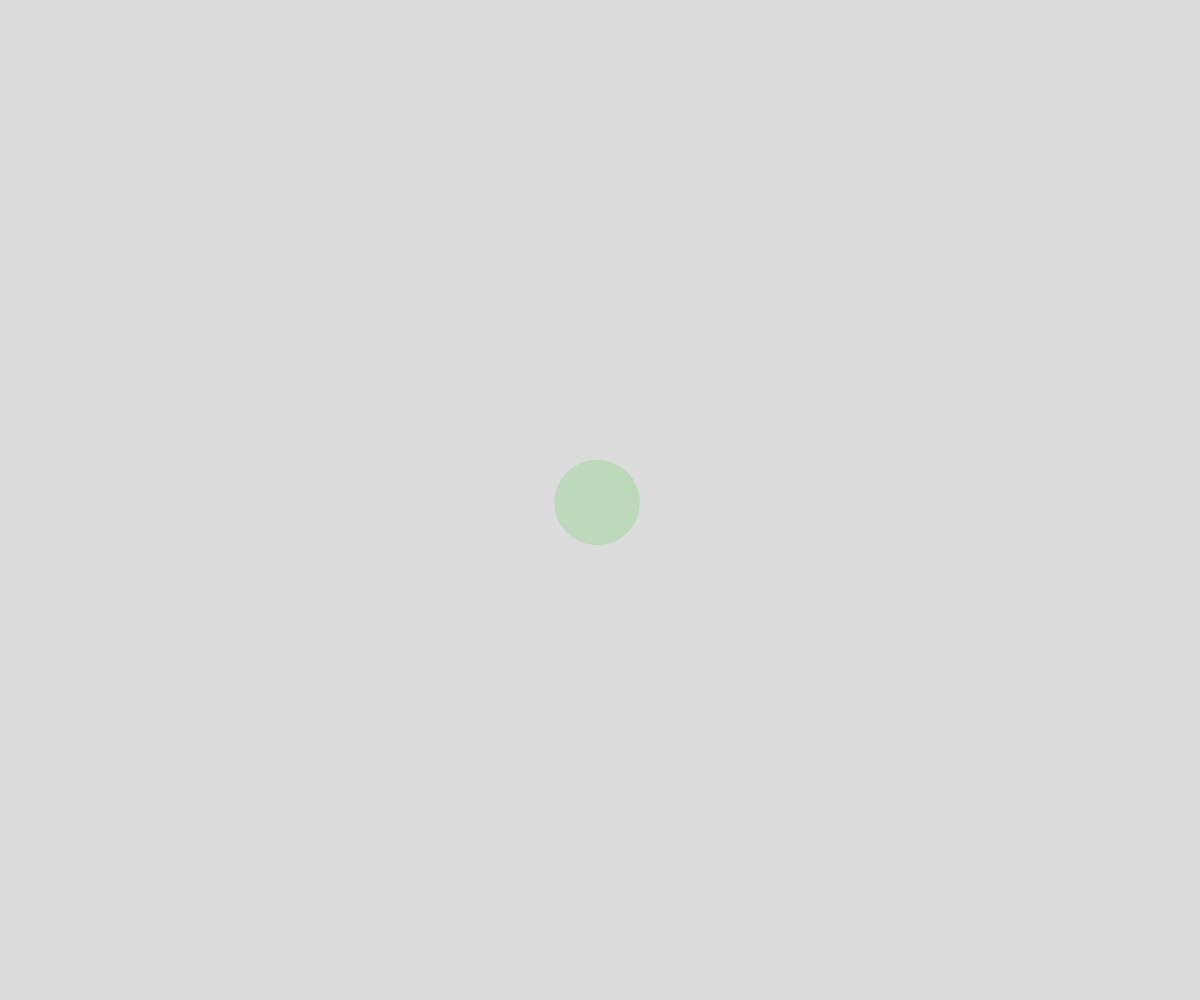
Frame 1 (no input)
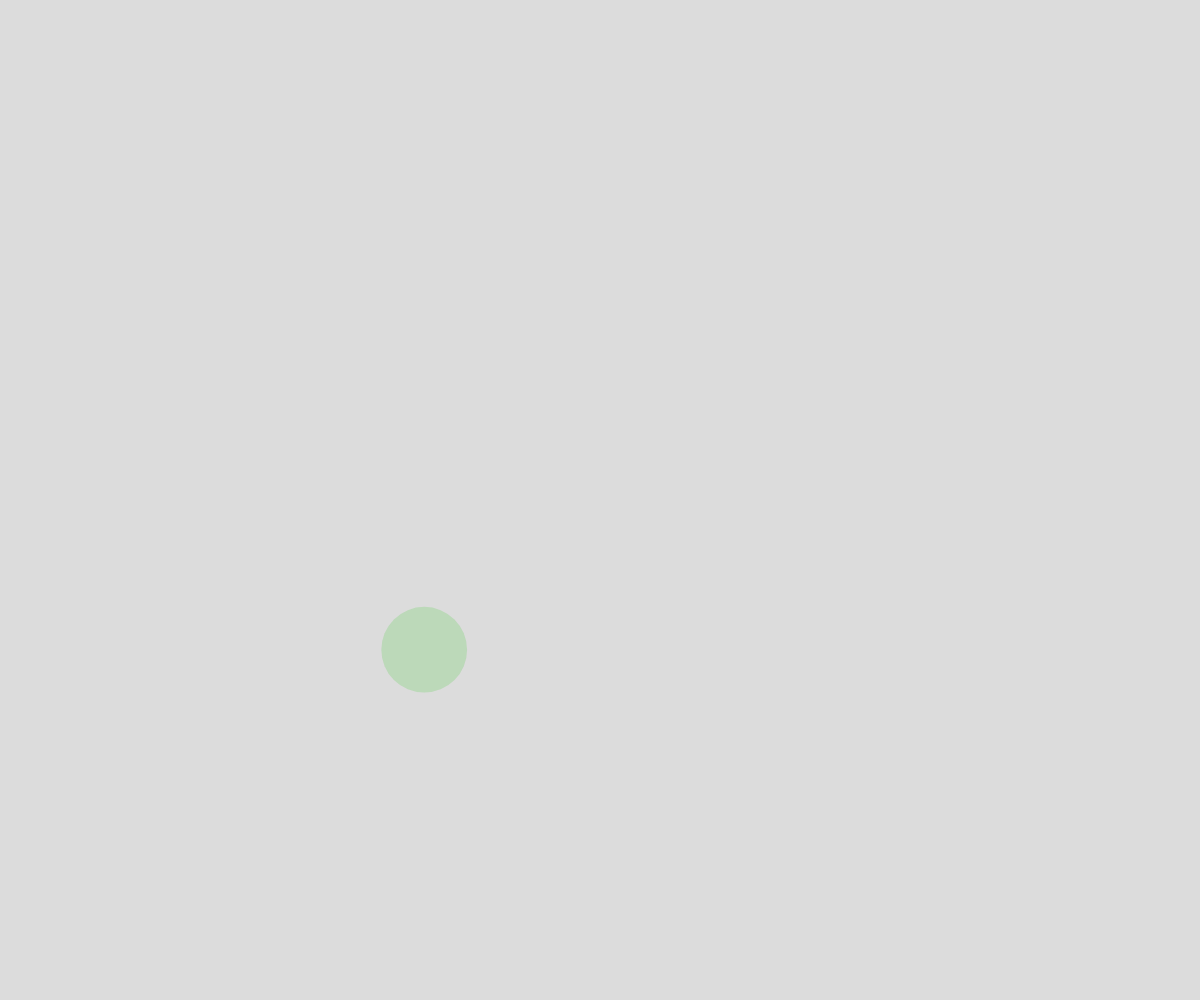
Frame 60 (no input)
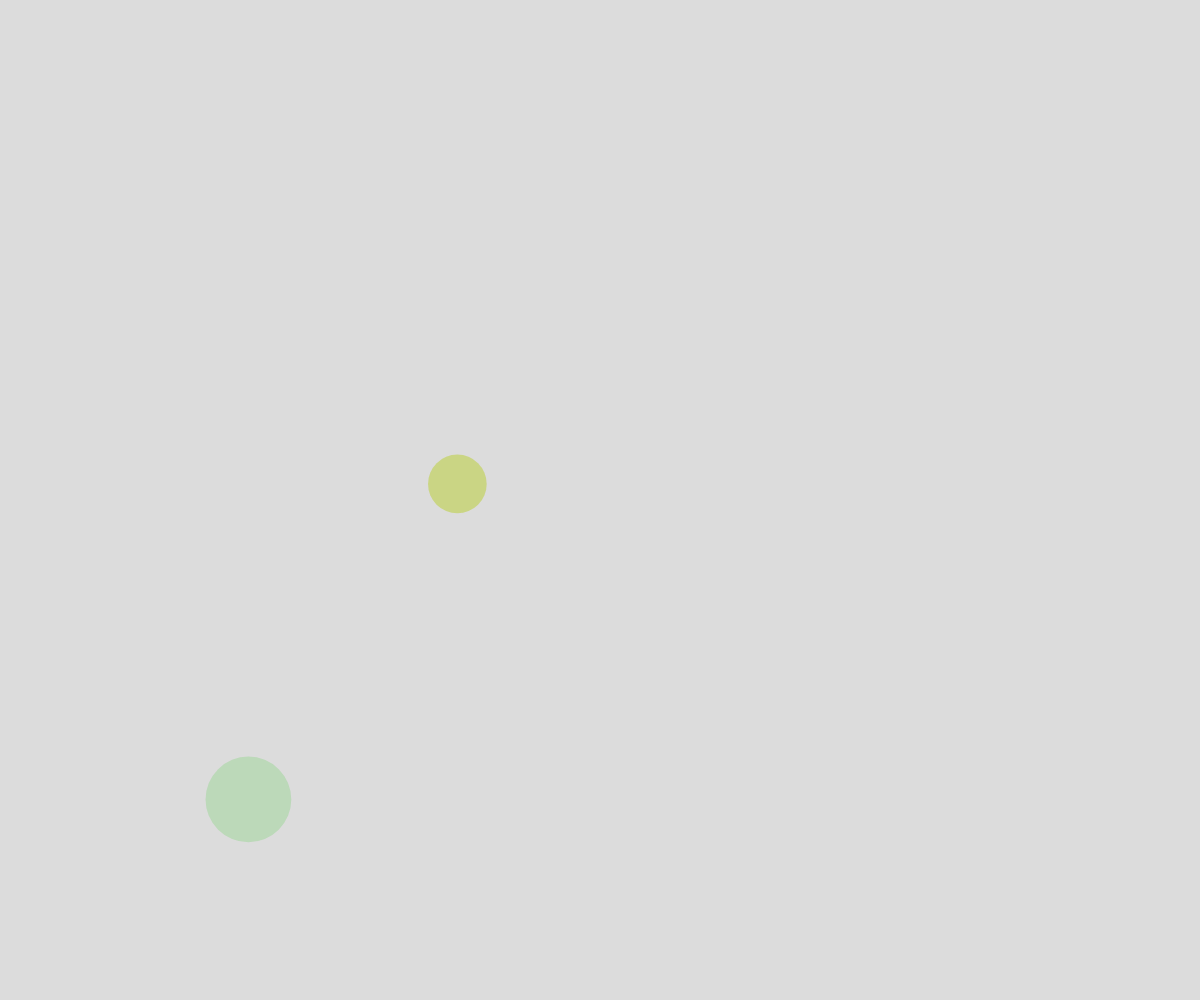
Frame 120 (the mouse pressed at the canvas centre since frame 60)

The p5.js sketch that drew these frames (run headless with seeded random() and noise() and a simulated clock; from frame 60 on, the mouse is pressed at the canvas centre):

// p5.js sketch
// ── sketch.js
let theCircles = [];

function setup() {
  createCanvas(windowWidth, windowHeight);

  theCircles.push(spawnBall(windowWidth / 2, windowHeight / 2));
}

function draw() {
  background(220);

  // move
  for (let i = 0; i < theCircles.length; i++) {
    theCircles[i].x += theCircles[i].dx;
    theCircles[i].y += theCircles[i].dy;

    // collision check
    for (let j = 0; j < theCircles.length; j++) {
      if(i !== j && checkCollision(theCircles[i], theCircles[j])) {
        let tempDx = theCircles[i].dx;
        let tempDy = theCircles[i].dy;

        theCircles[i].dx = theCircles[j].dx;
        theCircles[i].dy = theCircles[j].dy;
        theCircles[j].dx = tempDx;
        theCircles[j].dy = tempDy;
      }
    }

    // left-right edges
    if (theCircles[i].x > width - theCircles[i].radius || theCircles[i].x < 0 + theCircles[i].radius) {
      theCircles[i].dx *= -1;
    }

    // top-bottom edge
    if (theCircles[i].y > height - theCircles[i].radius || theCircles[i].y < 0 + theCircles[i].radius) {
      theCircles[i].dy *= -1;
    }
  }

  // display
  for (let thisCircle of theCircles) {
    fill(thisCircle.theColour);
    noStroke();
    circle(thisCircle.x, thisCircle.y, thisCircle.radius * 2);
  }
}

function checkCollision(ball1, ball2) {
  let distanceBetween = dist(ball1.x, ball1.y, ball2.x, ball2.y);
  let radiiSum = ball1.radius + ball2.radius;

  if (distanceBetween > radiiSum) {
    return false;
  }
  else {
    return true;
  }
}

function mousePressed() {
  theCircles.push(spawnBall(mouseX, mouseY));
}

function spawnBall(tempX, tempY) {
  let newBall = {
    x: tempX,
    y: tempY,
    radius: random(25, 50),
    dx: random(-5, 5),
    dy: random(-5, 5),
    theColour: color(random(255), random(255), random(255), random(255)),
  };
  return newBall;
}
